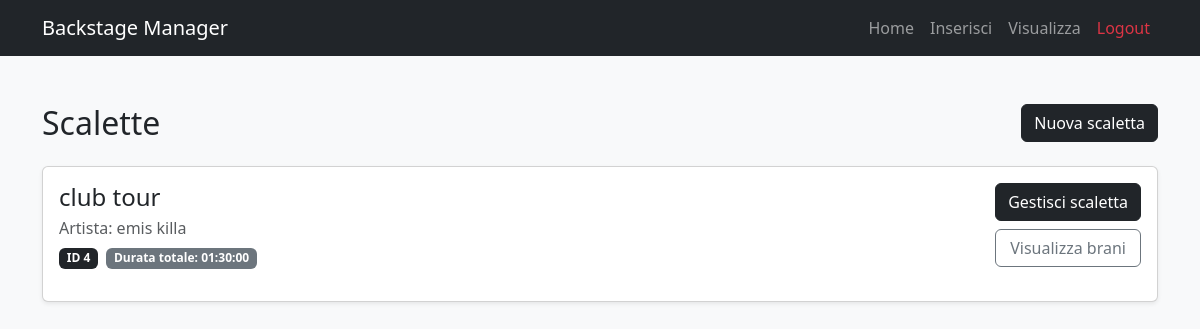
The page /client/scalette.php on the database its author committed.
### tables this page shows
CREATE TABLE `scalette` (
  `id_scaletta` int(11) NOT NULL,
  `id_artista` int(11) NOT NULL,
  `nome_scaletta` varchar(100) NOT NULL,
  `descrizione` text DEFAULT NULL,
  `durata_totale` time DEFAULT NULL,
  `note` text DEFAULT NULL
);

CREATE TABLE `artisti` (
  `id_artista` int(11) NOT NULL,
  `nome_arte` varchar(100) NOT NULL,
  `genere_musicale` varchar(50) DEFAULT NULL,
  `email` varchar(100) DEFAULT NULL,
  `telefono` varchar(20) DEFAULT NULL,
  `citta` varchar(50) DEFAULT NULL,
  `note` text DEFAULT NULL,
  `nome` varchar(50) NOT NULL,
  `cognome` varchar(50) NOT NULL,
  `id_etichetta` int(11) DEFAULT NULL
);

### client/scalette.php (the view, shortened to what this page needs)
<?php
include("../server/config/connessione.php");
?>
<!DOCTYPE html>
<html lang="it">
<head>
    <link href="https://cdn.jsdelivr.net/npm/bootstrap@5.3.3/dist/css/bootstrap.min.css" rel="stylesheet">
</head>
<body class="bg-light">
<?php include("components/navbar.php"); ?>
<div class="container mt-5 mb-5">
    <div class="d-flex justify-content-between align-items-center mb-4">
        <h2 class="mb-0">Scalette</h2>
        <a href="inserisci_scaletta.php" class="btn btn-dark">Nuova scaletta</a>
    </div>
    <?php
    $query_scalette = "
        SELECT
            s.id_scaletta,
            s.nome_scaletta,
            s.descrizione,
            s.durata_totale,
            s.note,
            a.nome_arte
        FROM scalette s
        JOIN artisti a ON s.id_artista = a.id_artista
        ORDER BY s.id_scaletta DESC
    ";
    $result_scalette = $connessione->query($query_scalette);
    if ($result_scalette && $result_scalette->num_rows > 0) {
        while ($scaletta = $result_scalette->fetch_assoc()) {
            $id_scaletta = (int)$scaletta["id_scaletta"];
            ?>
            <div class="card shadow-sm mb-4">
                <div class="card-body">
                    <div class="d-flex flex-column flex-lg-row justify-content-between align-items-start gap-3">
                        <div>
                            <h4 class="mb-1"><?php echo htmlspecialchars($scaletta["nome_scaletta"]); ?></h4>
                            <p class="text-muted mb-2">
                                Artista: <?php echo htmlspecialchars($scaletta["nome_arte"]); ?>
                            </p>
                            <div class="d-flex flex-wrap gap-2 mb-3">
                                <span class="badge bg-dark">
                                    ID <?php echo $id_scaletta; ?>
                                </span>
                                <span class="badge bg-secondary">
                                    Durata totale:
                                    <?php echo !empty($scaletta["durata_totale"]) ? htmlspecialchars($scaletta["durata_totale"]) : "n/d"; ?>
                                </span>
                            </div>
                        </div>
                        <div class="d-flex flex-column gap-2">
                            <a href="aggiungi_brani_scaletta.php?id_scaletta=<?php echo $id_scaletta; ?>" class="btn btn-dark">
                                Gestisci scaletta
                            </a>
                            <button class="btn btn-outline-secondary" type="button" data-bs-toggle="collapse" data-bs-target="#tracklist<?php echo $id_scaletta; ?>">
                                Visualizza brani
                            </button>
                        </div>
                    </div>
                </div>
            </div>
            <?php
        }
    } else {
        echo "<div class='alert alert-info'>Nessuna scaletta trovata.</div>";
    }
    ?>
</div>
</body>
</html>

### rows shown on the page
scalette: nome_scaletta "club tour", id_artista.nome_arte "emis killa", id_scaletta "4", durata_totale "01:30:00"
